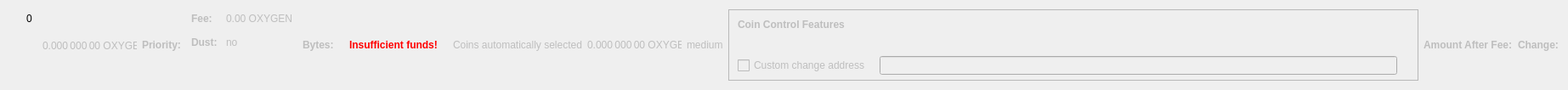
    <widget class="QWidget" name="dummyHideWidget" native="true">
     <property name="maximumSize">
      <size>
       <width>100</width>
       <height>22</height>
      </size>
     </property>
     <layout class="QHBoxLayout" name="dummyHideLayout">
      <item>
       <layout class="QFormLayout" name="formLayoutCoinControl1">
        <property name="horizontalSpacing">
         <number>10</number>
        </property>
        <property name="verticalSpacing">
         <number>14</number>
        </property>
        <property name="leftMargin">
         <number>10</number>
        </property>
        <property name="topMargin">
         <number>4</number>
        </property>
        <property name="rightMargin">
         <number>6</number>
        </property>
        <item row="0" column="1">
         <widget class="QLabel" name="labelCoinControlBytes">
          <property name="cursor">
           <cursorShape>IBeamCursor</cursorShape>
          </property>
          <property name="contextMenuPolicy">
           <enum>Qt::ActionsContextMenu</enum>
          </property>
          <property name="text">
           <string notr="true">0</string>
          </property>
          <property name="textInteractionFlags">
           <set>Qt::LinksAccessibleByMouse|Qt::TextSelectableByKeyboard|Qt::TextSelectableByMouse</set>
          </property>
         </widget>
        </item>
       </layout>
      </item>
      <item>
       <widget class="QLabel" name="labelCoinControlAfterFee">
        <property name="enabled">
         <bool>false</bool>
        </property>
        <property name="sizePolicy">
         <sizepolicy hsizetype="Fixed" vsizetype="Fixed">
          <horstretch>0</horstretch>
          <verstretch>0</verstretch>
         </sizepolicy>
        </property>
        <property name="minimumSize">
         <size>
          <width>111</width>
          <height>12</height>
         </size>
        </property>
        <property name="maximumSize">
         <size>
          <width>111</width>
          <height>12</height>
         </size>
        </property>
        <property name="cursor">
         <cursorShape>IBeamCursor</cursorShape>
        </property>
        <property name="contextMenuPolicy">
         <enum>Qt::ActionsContextMenu</enum>
        </property>
        <property name="text">
         <string notr="true">0.000 000 00 OXYGEN</string>
        </property>
        <property name="textInteractionFlags">
         <set>Qt::LinksAccessibleByMouse|Qt::TextSelectableByKeyboard|Qt::TextSelectableByMouse</set>
        </property>
       </widget>
      </item>
      <item>
       <widget class="QLabel" name="labelCoinControlPriorityText">
        <property name="enabled">
         <bool>false</bool>
        </property>
        <property name="font">
         <font>
          <weight>75</weight>
          <bold>true</bold>
         </font>
        </property>
        <property name="text">
         <string>Priority:</string>
        </property>
       </widget>
      </item>
      <item>
       <layout class="QHBoxLayout" name="horizontalLayout"/>
      </item>
      <item>
       <layout class="QFormLayout" name="formLayoutCoinControl3">
        <property name="horizontalSpacing">
         <number>10</number>
        </property>
        <property name="verticalSpacing">
         <number>14</number>
        </property>
        <property name="leftMargin">
         <number>6</number>
        </property>
        <property name="topMargin">
         <number>4</number>
        </property>
        <property name="rightMargin">
         <number>6</number>
        </property>
        <item row="0" column="0">
         <widget class="QLabel" name="labelCoinControlFeeText">
          <property name="enabled">
           <bool>false</bool>
          </property>
          <property name="font">
           <font>
            <weight>75</weight>
            <bold>true</bold>
           </font>
          </property>
          <property name="text">
           <string>Fee:</string>
          </property>
          <property name="margin">
           <number>0</number>
          </property>
         </widget>
        </item>
        <item row="0" column="1">
         <widget class="QLabel" name="labelCoinControlFee">
          <property name="enabled">
           <bool>false</bool>
          </property>
          <property name="cursor">
           <cursorShape>IBeamCursor</cursorShape>
          </property>
          <property name="contextMenuPolicy">
           <enum>Qt::ActionsContextMenu</enum>
          </property>
          <property name="text">
           <string notr="true">0.00 OXYGEN</string>
          </property>
          <property name="textInteractionFlags">
           <set>Qt::LinksAccessibleByMouse|Qt::TextSelectableByKeyboard|Qt::TextSelectableByMouse</set>
          </property>
         </widget>
        </item>
        <item row="1" column="0">
         <widget class="QLabel" name="labelCoinControlLowOutputText">
          <property name="enabled">
           <bool>false</bool>
          </property>
          <property name="font">
           <font>
            <weight>75</weight>
            <bold>true</bold>
           </font>
          </property>
          <property name="text">
           <string>Dust:</string>
          </property>
         </widget>
        </item>
        <item row="1" column="1">
         <widget class="QLabel" name="labelCoinControlLowOutput">
          <property name="enabled">
           <bool>false</bool>
          </property>
          <property name="cursor">
           <cursorShape>IBeamCursor</cursorShape>
          </property>
          <property name="contextMenuPolicy">
           <enum>Qt::ActionsContextMenu</enum>
          </property>
          <property name="text">
           <string>no</string>
          </property>
          <property name="textInteractionFlags">
           <set>Qt::LinksAccessibleByMouse|Qt::TextSelectableByKeyboard|Qt::TextSelectableByMouse</set>
          </property>
         </widget>
        </item>
       </layout>
      </item>
      <item>
       <widget class="QLabel" name="labelCoinControlBytesText">
        <property name="enabled">
         <bool>false</bool>
        </property>
        <property name="font">
         <font>
          <weight>75</weight>
          <bold>true</bold>
         </font>
        </property>
        <property name="text">
         <string>Bytes:</string>
        </property>
       </widget>
      </item>
      <item>
       <layout class="QFormLayout" name="formLayoutCoinControl2">
        <property name="horizontalSpacing">
         <number>10</number>
        </property>
        <property name="verticalSpacing">
         <number>14</number>
        </property>
        <property name="leftMargin">
         <number>6</number>
        </property>
        <property name="topMargin">
         <number>4</number>
        </property>
        <property name="rightMargin">
         <number>6</number>
        </property>
       </layout>
      </item>
      <item>
       <layout class="QHBoxLayout" name="horizontalLayoutCoinControl2">
        <property name="spacing">
         <number>8</number>
        </property>
        <property name="bottomMargin">
         <number>10</number>
        </property>
       </layout>
      </item>
      <item>
       <widget class="QLabel" name="labelCoinControlInsuffFunds">
        <property name="enabled">
         <bool>false</bool>
        </property>
        <property name="minimumSize">
         <size>
          <width>0</width>
          <height>0</height>
         </size>
        </property>
        <property name="font">
         <font>
          <weight>75</weight>
          <bold>true</bold>
         </font>
        </property>
        <property name="styleSheet">
         <string notr="true">color:red;font-weight:bold;</string>
        </property>
        <property name="text">
         <string>Insufficient funds!</string>
        </property>
        <property name="margin">
         <number>5</number>
        </property>
       </widget>
      </item>
      <item>
       <layout class="QFormLayout" name="formLayoutCoinControl4">
        <property name="horizontalSpacing">
         <number>10</number>
        </property>
        <property name="verticalSpacing">
         <number>14</number>
        </property>
        <property name="leftMargin">
         <number>6</number>
        </property>
        <property name="topMargin">
         <number>4</number>
        </property>
        <property name="rightMargin">
         <number>6</number>
        </property>
       </layout>
      </item>
      <item>
       <widget class="QLabel" name="labelCoinControlAutomaticallySelected">
        <property name="enabled">
         <bool>false</bool>
        </property>
        <property name="sizePolicy">
         <sizepolicy hsizetype="Fixed" vsizetype="Fixed">
          <horstretch>0</horstretch>
          <verstretch>0</verstretch>
         </sizepolicy>
        </property>
        <property name="minimumSize">
         <size>
          <width>0</width>
          <height>0</height>
         </size>
        </property>
        <property name="maximumSize">
         <size>
          <width>240</width>
          <height>16777215</height>
         </size>
        </property>
        <property name="text">
         <string>Coins automatically selected</string>
        </property>
        <property name="margin">
         <number>5</number>
        </property>
       </widget>
      </item>
      <item>
       <widget class="QLabel" name="labelCoinControlChange">
        <property name="enabled">
         <bool>false</bool>
        </property>
        <property name="sizePolicy">
         <sizepolicy hsizetype="Fixed" vsizetype="Fixed">
          <horstretch>0</horstretch>
          <verstretch>0</verstretch>
         </sizepolicy>
        </property>
        <property name="minimumSize">
         <size>
          <width>111</width>
          <height>0</height>
         </size>
        </property>
        <property name="maximumSize">
         <size>
          <width>111</width>
          <height>16777215</height>
         </size>
        </property>
        <property name="cursor">
         <cursorShape>IBeamCursor</cursorShape>
        </property>
        <property name="contextMenuPolicy">
         <enum>Qt::ActionsContextMenu</enum>
        </property>
        <property name="text">
         <string notr="true">0.000 000 00 OXYGEN</string>
        </property>
        <property name="textInteractionFlags">
         <set>Qt::LinksAccessibleByMouse|Qt::TextSelectableByKeyboard|Qt::TextSelectableByMouse</set>
        </property>
       </widget>
      </item>
      <item>
       <widget class="QLabel" name="labelCoinControlPriority">
        <property name="enabled">
         <bool>false</bool>
        </property>
        <property name="cursor">
         <cursorShape>IBeamCursor</cursorShape>
        </property>
        <property name="contextMenuPolicy">
         <enum>Qt::ActionsContextMenu</enum>
        </property>
        <property name="text">
         <string>medium</string>
        </property>
        <property name="textInteractionFlags">
         <set>Qt::LinksAccessibleByMouse|Qt::TextSelectableByKeyboard|Qt::TextSelectableByMouse</set>
        </property>
       </widget>
      </item>
      <item>
       <widget class="QFrame" name="frameCoinControl">
        <property name="sizePolicy">
         <sizepolicy hsizetype="Expanding" vsizetype="Expanding">
          <horstretch>0</horstretch>
          <verstretch>0</verstretch>
         </sizepolicy>
        </property>
        <property name="maximumSize">
         <size>
          <width>16777215</width>
          <height>16777215</height>
         </size>
        </property>
        <property name="frameShape">
         <enum>QFrame::StyledPanel</enum>
        </property>
        <property name="frameShadow">
         <enum>QFrame::Sunken</enum>
        </property>
        <layout class="QVBoxLayout" name="verticalLayoutCoinControl2_2">
         <property name="spacing">
          <number>0</number>
         </property>
         <property name="leftMargin">
          <number>0</number>
         </property>
         <property name="topMargin">
          <number>0</number>
         </property>
         <property name="rightMargin">
          <number>0</number>
         </property>
         <property name="bottomMargin">
          <number>6</number>
         </property>
         <item>
          <layout class="QVBoxLayout" name="verticalLayoutCoinControl" stretch="0,0,0,1">
           <property name="spacing">
            <number>0</number>
           </property>
           <property name="leftMargin">
            <number>10</number>
           </property>
           <property name="topMargin">
            <number>10</number>
           </property>
           <item>
            <layout class="QHBoxLayout" name="horizontalLayoutCoinControl1">
             <property name="bottomMargin">
              <number>15</number>
             </property>
             <item>
              <widget class="QLabel" name="labelCoinControlFeatures">
               <property name="enabled">
                <bool>false</bool>
               </property>
               <property name="sizePolicy">
                <sizepolicy hsizetype="Preferred" vsizetype="Maximum">
                 <horstretch>0</horstretch>
                 <verstretch>0</verstretch>
                </sizepolicy>
               </property>
               <property name="font">
                <font>
                 <weight>75</weight>
                 <bold>true</bold>
                </font>
               </property>
               <property name="styleSheet">
                <string notr="true">font-weight:bold;</string>
               </property>
               <property name="text">
                <string>Coin Control Features</string>
               </property>
              </widget>
             </item>
            </layout>
           </item>
           <item>
            <widget class="QWidget" name="widgetCoinControl" native="true">
             <property name="sizePolicy">
              <sizepolicy hsizetype="Preferred" vsizetype="Preferred">
               <horstretch>0</horstretch>
               <verstretch>0</verstretch>
              </sizepolicy>
             </property>
             <property name="minimumSize">
              <size>
               <width>0</width>
               <height>0</height>
              </size>
             </property>
             <property name="styleSheet">
              <string notr="true"/>
             </property>
             <layout class="QHBoxLayout" name="horizontalLayoutCoinControl5_2">
              <property name="leftMargin">
               <number>0</number>
              </property>
              <property name="topMargin">
               <number>0</number>
              </property>
              <property name="rightMargin">
               <number>0</number>
              </property>
              <property name="bottomMargin">
               <number>0</number>
              </property>
              <item>
               <layout class="QHBoxLayout" name="horizontalLayoutCoinControl3">
                <property name="spacing">
                 <number>20</number>
                </property>
                <property name="topMargin">
                 <number>0</number>
                </property>
                <property name="bottomMargin">
                 <number>10</number>
                </property>
               </layout>
              </item>
             </layout>
            </widget>
           </item>
           <item>
            <layout class="QHBoxLayout" name="horizontalLayoutCoinControl4" stretch="0,0,0">
             <property name="spacing">
              <number>12</number>
             </property>
             <property name="sizeConstraint">
              <enum>QLayout::SetDefaultConstraint</enum>
             </property>
             <property name="topMargin">
              <number>5</number>
             </property>
             <property name="rightMargin">
              <number>5</number>
             </property>
             <item>
              <widget class="QCheckBox" name="checkBoxCoinControlChange">
               <property name="enabled">
                <bool>false</bool>
               </property>
               <property name="toolTip">
                <string>If this is activated, but the change address is empty or invalid, change will be sent to a newly generated address.</string>
               </property>
               <property name="text">
                <string>Custom change address</string>
               </property>
              </widget>
             </item>
             <item>
              <widget class="QValidatedLineEdit" name="lineEditCoinControlChange">
               <property name="enabled">
                <bool>false</bool>
               </property>
               <property name="sizePolicy">
                <sizepolicy hsizetype="Expanding" vsizetype="Fixed">
                 <horstretch>0</horstretch>
                 <verstretch>0</verstretch>
                </sizepolicy>
               </property>
              </widget>
             </item>
             <item>
              <widget class="QLabel" name="labelCoinControlChangeLabel_2">
               <property name="sizePolicy">
                <sizepolicy hsizetype="Preferred" vsizetype="Expanding">
                 <horstretch>0</horstretch>
                 <verstretch>0</verstretch>
                </sizepolicy>
               </property>
               <property name="minimumSize">
                <size>
                 <width>0</width>
                 <height>0</height>
                </size>
               </property>
               <property name="text">
                <string/>
               </property>
               <property name="margin">
                <number>3</number>
               </property>
              </widget>
             </item>
            </layout>
           </item>
           <item>
            <spacer name="verticalSpacerCoinControl">
             <property name="orientation">
              <enum>Qt::Vertical</enum>
             </property>
             <property name="sizeHint" stdset="0">
              <size>
               <width>800</width>
               <height>1</height>
              </size>
             </property>
            </spacer>
           </item>
          </layout>
         </item>
        </layout>
       </widget>
      </item>
      <item>
       <widget class="QLabel" name="labelCoinControlAfterFeeText">
        <property name="enabled">
         <bool>false</bool>
        </property>
        <property name="minimumSize">
         <size>
          <width>0</width>
          <height>0</height>
         </size>
        </property>
        <property name="maximumSize">
         <size>
          <width>16777215</width>
          <height>16777215</height>
         </size>
        </property>
        <property name="font">
         <font>
          <weight>75</weight>
          <bold>true</bold>
         </font>
        </property>
        <property name="text">
         <string>Amount After Fee:</string>
        </property>
        <property name="alignment">
         <set>Qt::AlignLeading|Qt::AlignLeft|Qt::AlignVCenter</set>
        </property>
        <property name="margin">
         <number>0</number>
        </property>
       </widget>
      </item>
      <item>
       <widget class="QLabel" name="labelCoinControlChangeText">
        <property name="enabled">
         <bool>false</bool>
        </property>
        <property name="sizePolicy">
         <sizepolicy hsizetype="Preferred" vsizetype="Preferred">
          <horstretch>0</horstretch>
          <verstretch>0</verstretch>
         </sizepolicy>
        </property>
        <property name="minimumSize">
         <size>
          <width>0</width>
          <height>0</height>
         </size>
        </property>
        <property name="maximumSize">
         <size>
          <width>16777215</width>
          <height>16777215</height>
         </size>
        </property>
        <property name="font">
         <font>
          <weight>75</weight>
          <bold>true</bold>
         </font>
        </property>
        <property name="text">
         <string>Change:</string>
        </property>
        <property name="alignment">
         <set>Qt::AlignLeading|Qt::AlignLeft|Qt::AlignVCenter</set>
        </property>
       </widget>
      </item>
     </layout>
    </widget>
